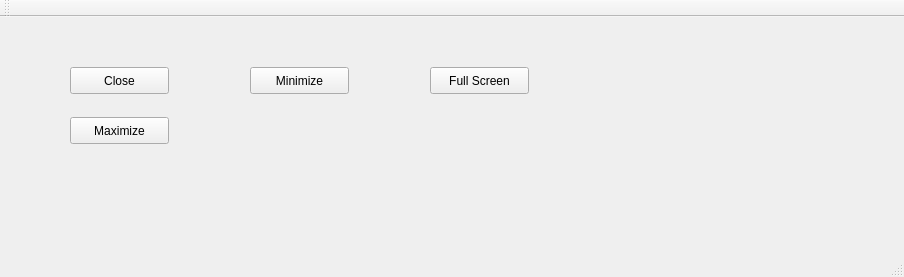
<?xml version="1.0" encoding="UTF-8"?>
<ui version="4.0">
 <class>MainWindow</class>
 <widget class="QMainWindow" name="MainWindow">
  <property name="geometry">
   <rect>
    <x>0</x>
    <y>0</y>
    <width>904</width>
    <height>277</height>
   </rect>
  </property>
  <property name="windowTitle">
   <string>MainWindow</string>
  </property>
  <widget class="QWidget" name="centralWidget">
   <widget class="QPushButton" name="pushButton">
    <property name="geometry">
     <rect>
      <x>70</x>
      <y>50</y>
      <width>99</width>
      <height>27</height>
     </rect>
    </property>
    <property name="text">
     <string>Close</string>
    </property>
   </widget>
   <widget class="QPushButton" name="pushButton_2">
    <property name="geometry">
     <rect>
      <x>70</x>
      <y>100</y>
      <width>99</width>
      <height>27</height>
     </rect>
    </property>
    <property name="text">
     <string>Maximize</string>
    </property>
   </widget>
   <widget class="QPushButton" name="pushButton_3">
    <property name="geometry">
     <rect>
      <x>250</x>
      <y>50</y>
      <width>99</width>
      <height>27</height>
     </rect>
    </property>
    <property name="text">
     <string>Minimize</string>
    </property>
   </widget>
   <widget class="QPushButton" name="pushButton_4">
    <property name="geometry">
     <rect>
      <x>430</x>
      <y>50</y>
      <width>99</width>
      <height>27</height>
     </rect>
    </property>
    <property name="text">
     <string>Full Screen</string>
    </property>
   </widget>
  </widget>
  <widget class="QMenuBar" name="menuBar">
   <property name="geometry">
    <rect>
     <x>0</x>
     <y>0</y>
     <width>904</width>
     <height>25</height>
    </rect>
   </property>
  </widget>
  <widget class="QToolBar" name="mainToolBar">
   <attribute name="toolBarArea">
    <enum>TopToolBarArea</enum>
   </attribute>
   <attribute name="toolBarBreak">
    <bool>false</bool>
   </attribute>
  </widget>
  <widget class="QStatusBar" name="statusBar"/>
 </widget>
 <layoutdefault spacing="6" margin="11"/>
 <resources/>
 <connections>
  <connection>
   <sender>pushButton</sender>
   <signal>clicked()</signal>
   <receiver>MainWindow</receiver>
   <slot>close()</slot>
   <hints>
    <hint type="sourcelabel">
     <x>128</x>
     <y>100</y>
    </hint>
    <hint type="destinationlabel">
     <x>234</x>
     <y>183</y>
    </hint>
   </hints>
  </connection>
  <connection>
   <sender>pushButton_2</sender>
   <signal>clicked()</signal>
   <receiver>MainWindow</receiver>
   <slot>showMaximized()</slot>
   <hints>
    <hint type="sourcelabel">
     <x>107</x>
     <y>153</y>
    </hint>
    <hint type="destinationlabel">
     <x>156</x>
     <y>225</y>
    </hint>
   </hints>
  </connection>
  <connection>
   <sender>pushButton_3</sender>
   <signal>clicked()</signal>
   <receiver>MainWindow</receiver>
   <slot>showMinimized()</slot>
   <hints>
    <hint type="sourcelabel">
     <x>302</x>
     <y>106</y>
    </hint>
    <hint type="destinationlabel">
     <x>327</x>
     <y>142</y>
    </hint>
   </hints>
  </connection>
  <connection>
   <sender>pushButton_4</sender>
   <signal>clicked()</signal>
   <receiver>MainWindow</receiver>
   <slot>showFullScreen()</slot>
   <hints>
    <hint type="sourcelabel">
     <x>478</x>
     <y>108</y>
    </hint>
    <hint type="destinationlabel">
     <x>554</x>
     <y>156</y>
    </hint>
   </hints>
  </connection>
 </connections>
</ui>
